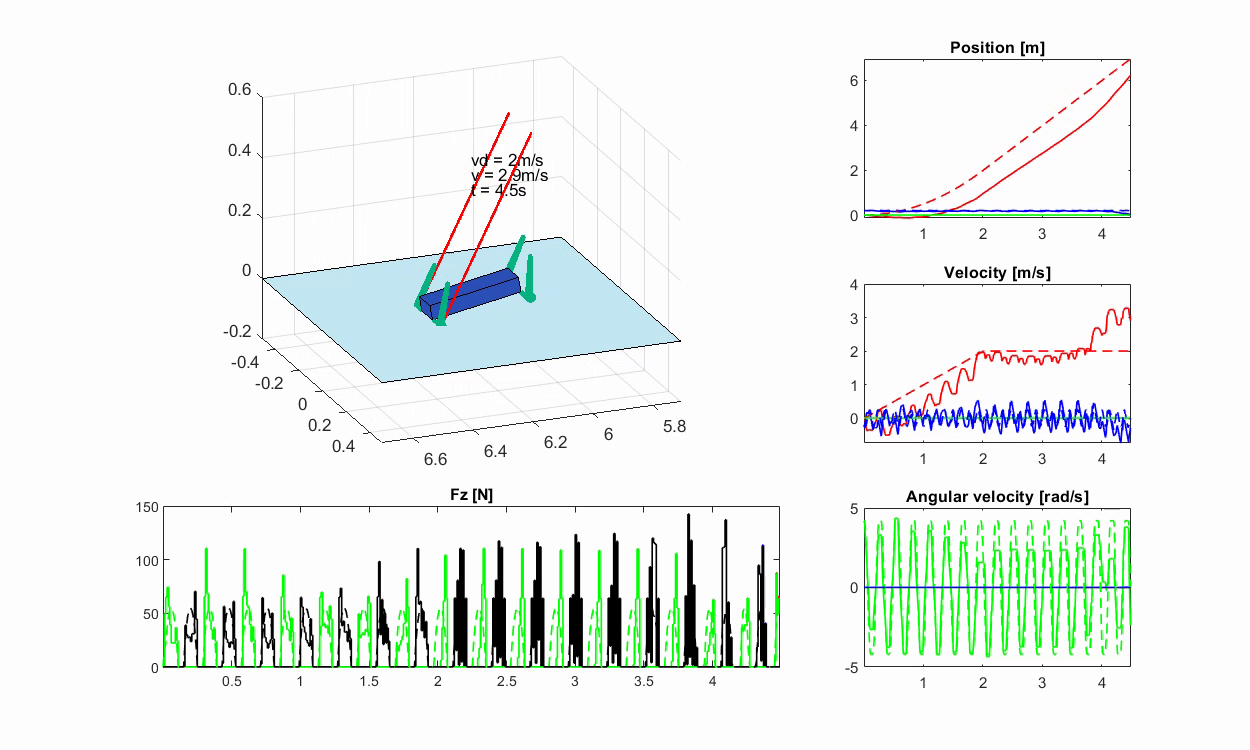
#> input picture FSR_HW4/quadruped_simulation/images/bound_floor.png, 1250 x 750 px; its folder holds 4 pictures in this run
$ python crop_image.py
#> lines starting #> are read from the running program, lines starting #| are printed output that depends on the picture
import os
from PIL import Image

def crop_image(input_image_path, output_image_path, left, top, right, bottom):
    """
    Crop an image with the specified dimensions.

    :param input_image_path: str, path to the input image
    :param output_image_path: str, path to save the cropped image
    :param left: int, number of pixels to remove from the left
    :param top: int, number of pixels to remove from the top
    :param right: int, number of pixels to remove from the right
    :param bottom: int, number of pixels to remove from the bottom
    """
#> called with input_image_path = './bound_floor.png', output_image_path = './crop/bound_floor.png', left = 130, top = 30, right = 110, bottom = 60
    try:
        with Image.open(input_image_path) as img:
#> img is the input picture: PIL image 1250x750 RGB; mean R, G, B 238.4, 243.1, 240.6
            width, height = img.size
#> width = 1250; height = 750
            cropped_img = img.crop((left, top, width - right, height - bottom))
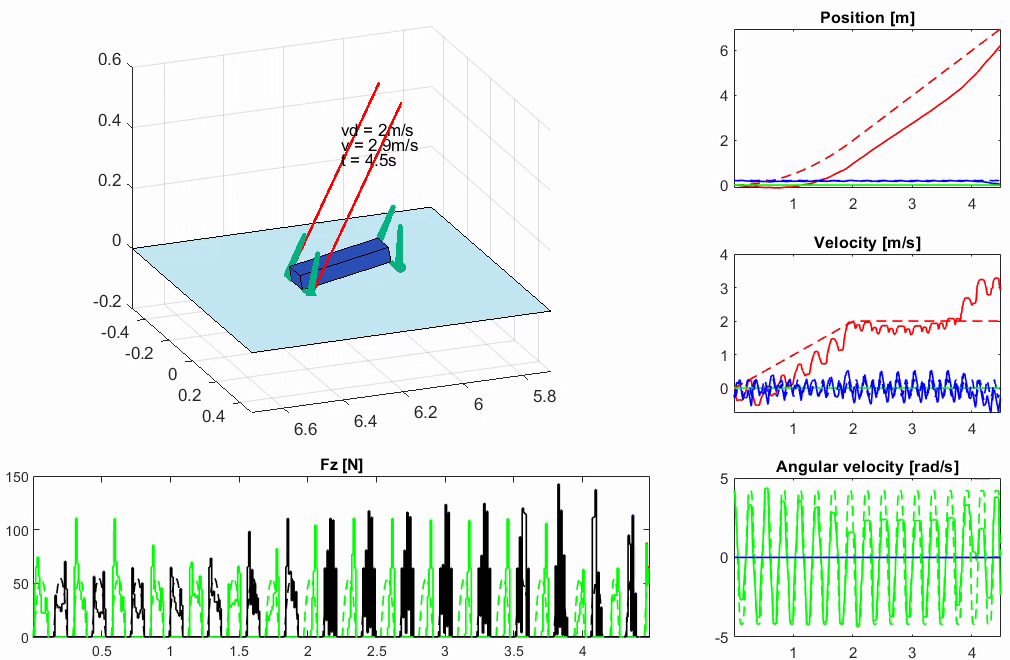
#> cropped_img: PIL image 1010x660 RGB; mean R, G, B 232.4, 239.1, 235.6
            cropped_img.save(output_image_path)
            print(f"Image cropped and saved to {output_image_path}")
    except Exception as e:
        print(f"An error occurred while processing {input_image_path}: {e}")

def crop_images_in_folder(input_folder, output_folder, left, top, right, bottom):
    """
    Crop all images in a specified folder and save them to another folder.

    :param input_folder: str, path to the folder containing images to crop
    :param output_folder: str, path to the folder to save cropped images
    :param left: int, number of pixels to remove from the left
    :param top: int, number of pixels to remove from the top
    :param right: int, number of pixels to remove from the right
    :param bottom: int, number of pixels to remove from the bottom
    """
    if not os.path.exists(output_folder):
        os.makedirs(output_folder)

    for filename in os.listdir(input_folder):
        if filename.lower().endswith(('.png', '.jpg', '.jpeg', '.bmp', '.gif')):
            input_image_path = os.path.join(input_folder, filename)
            output_image_path = os.path.join(output_folder, filename)
            crop_image(input_image_path, output_image_path, left, top, right, bottom)
#> pass 2 of the loop in crop_images_in_folder, `for filename in os.listdir(input_folder):`:
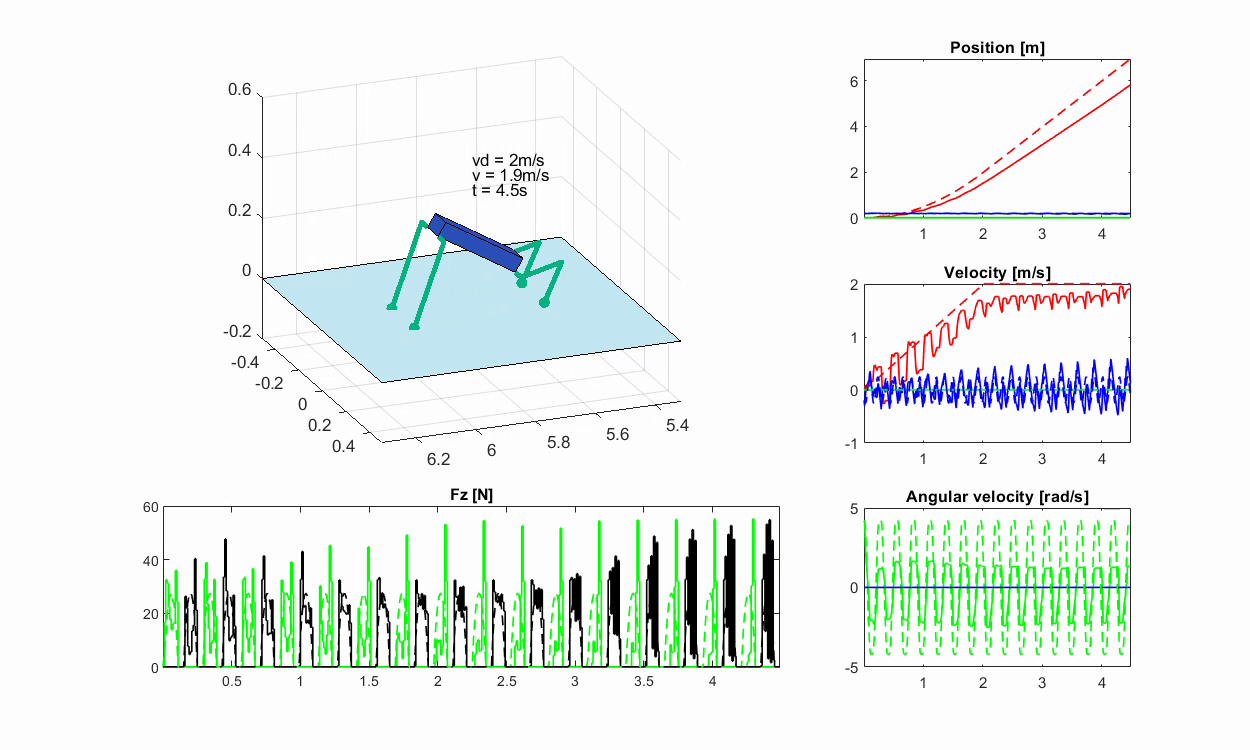
#> input picture FSR_HW4/quadruped_simulation/images/bound_light.png, 1250 x 750 px
#> in crop_image, img is the input picture: PIL image 1250x750 RGB; mean R, G, B 237.7, 243.2, 240.6
#> in crop_image (call 2), `cropped_img = img.crop((left, top, width - right, height - bottom))`:
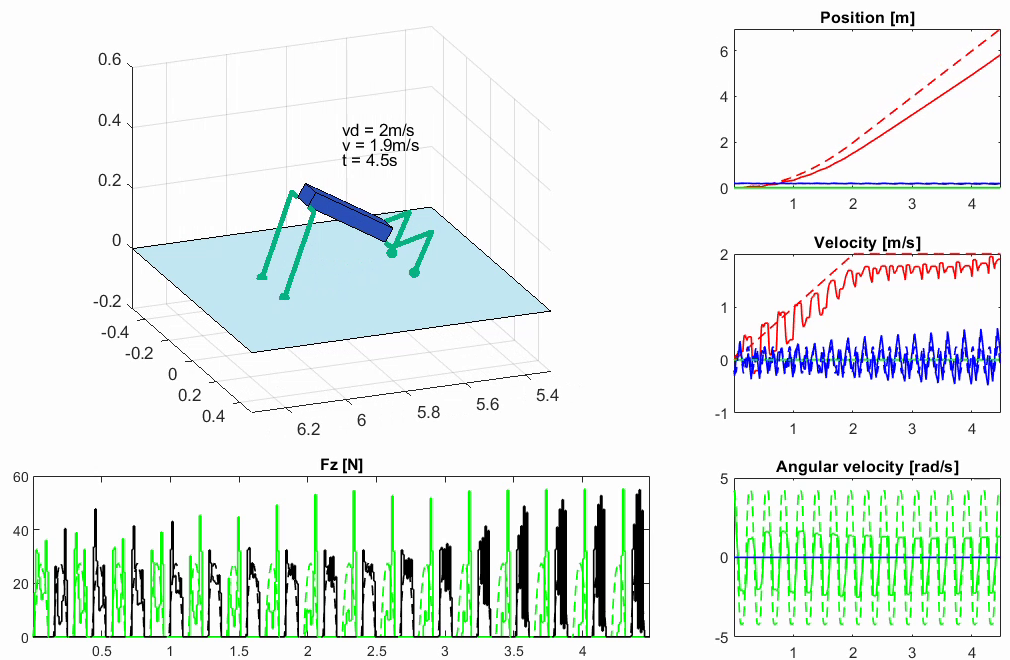
#> cropped_img: PIL image 1010x660 RGB; mean R, G, B 231.5, 239.2, 235.5
#> pass 3 of the loop in crop_images_in_folder, `for filename in os.listdir(input_folder):`:
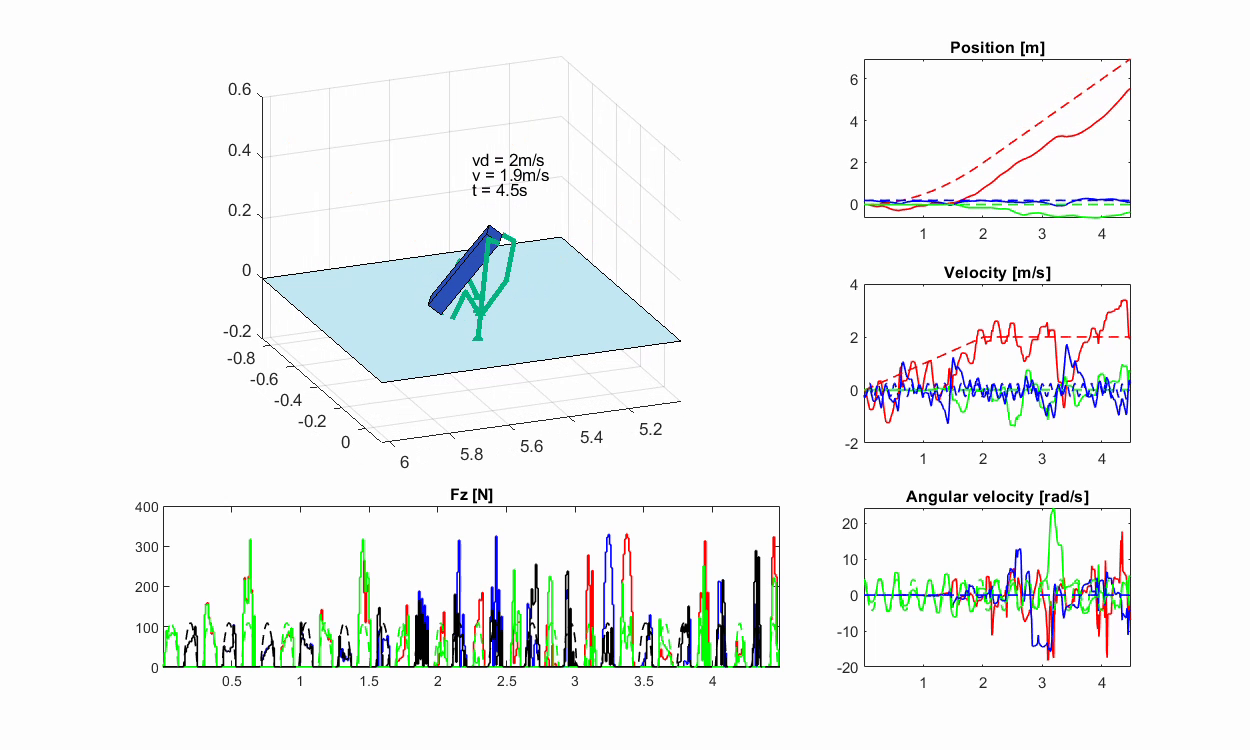
#> input picture FSR_HW4/quadruped_simulation/images/bound_mass.png, 1250 x 750 px
#> in crop_image, img is the input picture: PIL image 1250x750 RGB; mean R, G, B 241, 243.6, 243.3
#> in crop_image (call 3), `cropped_img = img.crop((left, top, width - right, height - bottom))`:
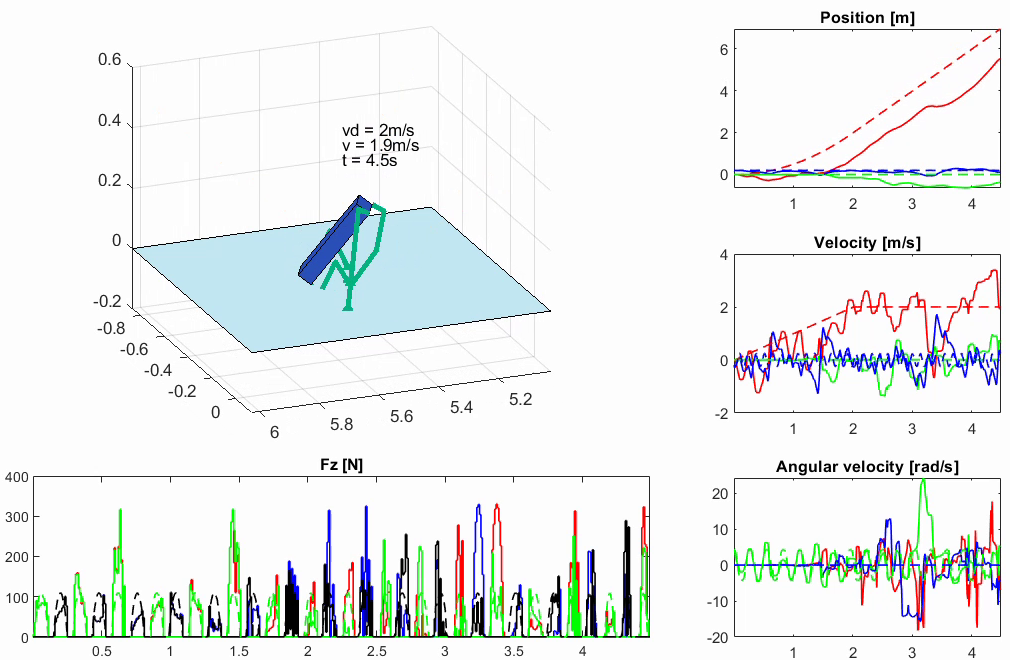
#> cropped_img: PIL image 1010x660 RGB; mean R, G, B 236.2, 239.8, 239.3
#> the loop made 6 passes; the first 3 are shown

# Esempio di utilizzo
input_folder = '.'
output_folder = os.path.join(input_folder, 'crop')
left, top, right, bottom = 130, 30, 110, 60  # Specifica i bordi da rimuovere in pixel

crop_images_in_folder(input_folder, output_folder, left, top, right, bottom)
